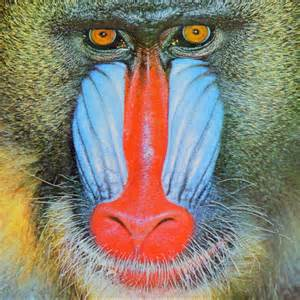
#> input picture hw1 - Mariam Machaidze/hw1/image1.jpg, 300 x 300 px
$ jupyter execute hw1.ipynb   (shell and % lines are left out)
#> lines starting #> are read from the running program, lines starting #| are printed output that depends on the picture
### hw1 - Mariam Machaidze/hw1/linalg.py
import numpy as np


def dot_product(a, b):
    """Implement dot product between the two vectors: a and b.

    (optional): While you can solve this using for loops, we recommend
    that you look up `np.dot()` online and use that instead.

    Args:
        a: numpy array of shape (x, n)
        b: numpy array of shape (n, x)

    Returns:
        out: numpy array of shape (x, x) (scalar if x = 1)
    """
    out = None
    ### YOUR CODE HERE
    # pass
    out = np.dot(a, b)
    ### END YOUR CODE
    return out


def complicated_matrix_function(M, a, b):
    """Implement (a * b) * (M * a.T).

    (optional): Use the `dot_product(a, b)` function you wrote above
    as a helper function.

    Args:
        M: numpy matrix of shape (x, n).
        a: numpy array of shape (1, n).
        b: numpy array of shape (n, 1).

    Returns:
        out: numpy matrix of shape (x, 1).
    """
    out = None
    ### YOUR CODE HERE
    # pass
    out = dot_product(dot_product(M, a.T), dot_product(a, b))
    ### END YOUR CODE

    return out


def eigen_decomp(M):
    """Implement eigenvalue decomposition.

    (optional): You might find the `np.linalg.eig` function useful.

    Args:
        matrix: numpy matrix of shape (m, m)

    Returns:
        w: numpy array of shape (m,) such that the column v[:,i] is the eigenvector corresponding to the eigenvalue w[i].
        v: Matrix where every column is an eigenvector.
    """
    w = None
    v = None
    ### YOUR CODE HERE
    # pass
    w, v = np.linalg.eig(M)
    ### END YOUR CODE
    return w, v


def euclidean_distance_native(u, v):
    """Computes the Euclidean distance between two vectors, represented as Python
    lists.

    Args:
        u (List[float]): A vector, represented as a list of floats.
        v (List[float]): A vector, represented as a list of floats.

    Returns:
        float: Euclidean distance between `u` and `v`.
    """
    # First, run some checks:
    assert isinstance(u, list)
    assert isinstance(v, list)
    assert len(u) == len(v)

    # Compute the distance!
    # Notes:
    #  1) Try breaking this problem down: first, we want to get
    #     the difference between corresponding elements in our
    #     input arrays. Then, we want to square these differences.
    #     Finally, we want to sum the squares and square root the
    #     sum.

    ### YOUR CODE HERE
    # pass
    import math

    sum = 0 # sum of all the squares

    for i in range(len(u)): # for loop to go over every element
        sum = sum + math.pow((u[i] - v[i]), 2) # summing up the differences squares

    ans = math.sqrt(sum) # taking the square root

    return ans
    ### END YOUR CODE


def euclidean_distance_numpy(u, v):
    """Computes the Euclidean distance between two vectors, represented as NumPy
    arrays.

    Args:
        u (np.ndarray): A vector, represented as a NumPy array.
        v (np.ndarray): A vector, represented as a NumPy array.

    Returns:
        float: Euclidean distance between `u` and `v`.
    """
    # First, run some checks:
    assert isinstance(u, np.ndarray)
    assert isinstance(v, np.ndarray)
    assert u.shape == v.shape

    # Compute the distance!
    # Note:
    #  1) You shouldn't need any loops
    #  2) Some functions you can Google that might be useful:
    #         np.sqrt(), np.sum()
    #  3) Try breaking this problem down: first, we want to get
    #     the difference between corresponding elements in our
    #     input arrays. Then, we want to square these differences.
    #     Finally, we want to sum the squares and square root the
    #     sum.

    ### YOUR CODE HERE
    # pass

    diff = u - v  # difference between arrays

    diff = np.power(diff, 2) # square the elements in the array

    sum = np.sum(diff) # sum the elements in the array

    ans = np.sqrt(sum) # take the square root from the sum

    return ans


    ### END YOUR CODE


def get_eigen_values_and_vectors(M, k):
    """Return top k eigenvalues and eigenvectors of matrix M. By top k
    here we mean the eigenvalues with the top ABSOLUTE values (lookup
    np.argsort for a hint on how to do so.)

    (optional): Use the `eigen_decomp(M)` function you wrote above
    as a helper function

    Args:
        M: numpy matrix of shape (m, m).
        k: number of eigen values and respective vectors to return.

    Returns:
        eigenvalues: list of length k containing the top k eigenvalues
        eigenvectors: list of length k containing the top k eigenvectors
            of shape (m,)
    """
    eigenvalues = []
    eigenvectors = []
    ### YOUR CODE HERE
    # pass
    eigenvalues, eigenvectors = eigen_decomp(M)
    eigenvalues = abs(eigenvalues) # take absodule eigenvalues

    indices = np.argsort(-eigenvalues) #s ort them to be descending
    indices = indices[:k] # take top k values

    eigenvalues = eigenvalues[indices] # get top k eigenvalues
    eigenvectors = eigenvectors[:, indices] # get top k eigenvectors
    ### END YOUR CODE
    return eigenvalues[:k], eigenvectors[:k]

### hw1 - Mariam Machaidze/hw1/imageManip.py
import math

import numpy as np
from PIL import Image
from skimage import color, io


def load(image_path):
    """Loads an image from a file path.

    HINT: Look up `skimage.io.imread()` function.

    Args:
        image_path: file path to the image.

    Returns:
        out: numpy array of shape(image_height, image_width, 3).
    """
    out = None

    ### YOUR CODE HERE
    # Use skimage io.imread
    # pass

    out = io.imread(image_path)


    ### END YOUR CODE

    # Let's convert the image to be between the correct range.
    out = out.astype(np.float64) / 255
    return out


def crop_image(image, start_row, start_col, num_rows, num_cols):
    """Crop an image based on the specified bounds.

    Args:
        image: numpy array of shape(image_height, image_width, 3).
        start_row (int): The starting row index we want to include in our cropped image.
        start_col (int): The starting column index we want to include in our cropped image.
        num_rows (int): Number of rows in our desired cropped image.
        num_cols (int): Number of columns in our desired cropped image.

    Returns:
        out: numpy array of shape(num_rows, num_cols, 3).
    """

    out = None

    ### YOUR CODE HERE
    # pass

    out = image[start_row:start_row+num_rows, start_col:start_col+num_cols]

    ### END YOUR CODE

    return out


def dim_image(image):
    """Change the value of every pixel by following

                        x_n = 0.5*x_p^2

    where x_n is the new value and x_p is the original value.

    Args:
        image: numpy array of shape(image_height, image_width, 3).

    Returns:
        out: numpy array of shape(image_height, image_width, 3).
    """

    out = None

    ### YOUR CODE HERE
    # pass

    out = image * image * 0.5

    ### END YOUR CODE

    return out


def resize_image(input_image, output_rows, output_cols):
    """Resize an image using the nearest neighbor method.

    Args:
        input_image (np.ndarray): RGB image stored as an array, with shape
            `(input_rows, input_cols, 3)`.
        output_rows (int): Number of rows in our desired output image.
        output_cols (int): Number of columns in our desired output image.

    Returns:
        np.ndarray: Resized image, with shape `(output_rows, output_cols, 3)`.
    """
    input_rows, input_cols, channels = input_image.shape
    assert channels == 3

    # 1. Create the resized output image
    output_image = np.zeros(shape=(output_rows, output_cols, 3))

    # 2. Populate the `output_image` array using values from `input_image`
    #    > This should require two nested for loops!

    ### YOUR CODE HERE
    # pass

    row_scale_factor = input_rows / output_rows
    col_scale_factor = input_cols / output_cols

    for i in range(output_rows):
        for j in range(output_cols):
            input_i = int(i * row_scale_factor)
            input_j = int(j * col_scale_factor)
            output_image[i, j, :] = input_image[input_i, input_j, :]

    ### END YOUR CODE

    # 3. Return the output image
    return output_image


def rotate2d(point, theta):
    """Rotate a 2D coordinate by some angle theta.

    Args:
        point (np.ndarray): A 1D NumPy array containing two values: an x and y coordinate.
        theta (float): An theta to rotate by, in radians.

    Returns:
        np.ndarray: A 1D NumPy array containing your rotated x and y values.
    """
    assert point.shape == (2,)
    assert isinstance(theta, float)

    # Reminder: np.cos() and np.sin() will be useful here!

    ## YOUR CODE HERE
    # pass

    new_x = (point[0] * np.cos(theta) - point[1] * np.sin(theta))
    new_y = (point[0] * np.sin(theta) + point[1] * np.cos(theta))

    new_point = np.array([new_x, new_y])

    return new_point

    ### END YOUR CODE


def rotate_image(input_image, theta):
    """Rotate an image by some angle theta.

    Args:
        input_image (np.ndarray): RGB image stored as an array, with shape
            `(input_rows, input_cols, 3)`.
        theta (float): Angle to rotate our image by, in radians.

    Returns:
        (np.ndarray): Rotated image, with the same shape as the input.
    """
    input_rows, input_cols, channels = input_image.shape
    assert channels == 3

    # 1. Create an output image with the same shape as the input
    output_image = np.zeros_like(input_image)

    ## YOUR CODE HERE
    # pass

    center_i = input_rows / 2
    center_j = input_cols / 2

    # print(center_i, center_j)

    for i in range(input_rows):
        for j in range(input_cols):
            input_i, input_j = rotate2d(np.array([i - center_i, j - center_j]), theta)
            input_i = input_i + center_i
            input_j = input_j + center_j
            # print(input_i, input_j)
            if input_i >= input_rows or input_i < 1 or input_j >= input_cols or input_j < 1:
                pass
            else:
                # print(input_i, input_j)
                output_image[i, j, :] = input_image[int(input_i), int(input_j), :]

    ### END YOUR CODE

    # 3. Return the output image
    return output_image

### hw1 - Mariam Machaidze/hw1/hw1.ipynb
# Computer Vision
# Constructor University
# Fall 2024
# Homework 1
In this homework, we will go through basic linear algebra, NumPy, and image manipulation using Python to get everyone on the same page for the prerequisite skills for this class.

One of the aims of this homework assignment is to get you to start getting comfortable searching for useful library functions online. So in many of the functions you will implement, you will have to look up helper functions.

[cell 1]
# Imports the print function from newer versions of python
from __future__ import print_function

# Setup

# The Random module implements pseudo-random number generators
import random

# Numpy is the main package for scientific computing with Python.
# This will be one of our most used libraries in this class
import numpy as np

# The Time library helps us time code runtimes
import time


# Imports all the methods in each of the files: linalg.py and imageManip.py
from linalg import *
from imageManip import *


# Matplotlib is a useful plotting library for python
import matplotlib.pyplot as plt
# This code is to make matplotlib figures appear inline in the
# notebook rather than in a new window.
plt.rcParams['figure.figsize'] = (10.0, 8.0) # set default size of plots
plt.rcParams['image.interpolation'] = 'nearest'
plt.rcParams['image.cmap'] = 'gray'


# Some more magic so that the notebook will reload external python modules;
# see http://stackoverflow.com/questions/1907993/autoreload-of-modules-in-ipython

# Question 1: Linear Algebra and NumPy Review
In this section, we will review linear algebra and learn how to use vectors and matrices in python using numpy. By the end of this section, you will have implemented all the required methods in `linalg.py`.

## Question 1.1 (5 points)
First, let's test whether you can define the following matrices and vectors using numpy. Look up `np.array()` for help. In the next code block, define $M$ as a $(4, 3)$ matrix, $a$ as a $(1, 3)$ row vector and $b$ as a $(3, 1)$ column vector:

$$M = \begin{bmatrix}
1 & 2 & 3 \\
4 & 5 & 6 \\
7 & 8 & 9 \\
10 & 11 & 12 \end{bmatrix}
$$

$$a = \begin{bmatrix}
1 & 1 & 0
\end{bmatrix}
$$

$$b = \begin{bmatrix}
-1 \\ 2 \\ 5
\end{bmatrix}
$$

[cell 2]
### YOUR CODE HERE
# pass

M = np.array([[1, 2, 3],
              [4, 5, 6],
              [7, 8, 9],
              [10, 11, 12]])

a = np.array([[1, 1, 0]])

b = np.array([[-1],
              [2],
              [5]])

### END CODE HERE
print("M = \n", M)
print("The size of M is: ", M.shape)
print()
print("a = ", a)
print("The size of a is: ", a.shape)
print()
print("b = ", b)
print("The size of b is: ", b.shape)

## Question 1.2 (5 points)
Implement the `dot_product()` method in `linalg.py` and check that it returns the correct answer for $a^Tb$.

[cell 3]
# Now, let's test out this dot product. Your answer should be [[1]].
aDotB = dot_product(a, b)
print(aDotB)

print("The size is: ", aDotB.shape)

## Question 1.3 (5 points)
Implement the `complicated_matrix_function()` method in `linalg.py` and use it to compute $(ab)Ma^T$

IMPORTANT NOTE: The `complicated_matrix_function()` method expects all inputs to be two dimensional numpy arrays, as opposed to 1-D arrays.  This is an important distinction, because 2-D arrays can be transposed, while 1-D arrays cannot.

To transpose a 2-D array, you can use the syntax `array.T`

[cell 4]
# Your answer should be $[[3], [9], [15], [21]]$ of shape(4, 1).
ans = complicated_matrix_function(M, a, b)
print(ans)
print()
print("The size is: ", ans.shape)

[cell 5]
M_2 = np.array(range(4)).reshape((2,2))
a_2 = np.array([[1,1]])
b_2 = np.array([[10, 10]]).T
print(M_2.shape)
print(a_2.shape)
print(b_2.shape)
print()

# Your answer should be $[[20], [100]]$ of shape(2, 1).
ans = complicated_matrix_function(M_2, a_2, b_2)
print(ans)
print()
print("The size is: ", ans.shape)

## Question 1.4 (10 points)
Implement `eigen_decomp()` and `get_eigen_values_and_vectors()` methods. In this method, perform eigenvalue decomposition on the following matrix and return the largest k eigen values and corresponding eigen vectors (k is specified in the method calls below).

$$M = \begin{bmatrix}
1 & 2 & 3 \\
4 & 5 & 6 \\
7 & 8 & 9 \end{bmatrix}
$$

[cell 6]
# Let's define M.
M = np.array([[1,2,3],[4,5,6],[7,8,9]])

# Now let's grab the first eigenvalue and first eigenvector.
# You should get back a single eigenvalue and a single eigenvector.
val, vec = get_eigen_values_and_vectors(M[:,:3], 1)
print("First eigenvalue =", val[0])
print()
print("First eigenvector =", vec[0])
print()
assert len(vec) == 1

# Now, let's get the first two eigenvalues and eigenvectors.
# You should get back a list of two eigenvalues and a list of two eigenvector arrays.
val, vec = get_eigen_values_and_vectors(M[:,:3], 2)
print("Eigenvalues =", val)
print()
print("Eigenvectors =", vec)
assert len(vec) == 2

## Question 1.5 (10 points)

To wrap up our overview of NumPy, let's implement something fun &mdash; a helper function for computing the Euclidean distance between two $n$-dimensional points!

In the 2-dimensional case, computing the Euclidean distance reduces to solving the Pythagorean theorem $c = \sqrt{a^2 + b^2}$:

...where, given two points $(x_1, y_1)$ and $(x_2, y_2)$, $a = x_1 - x_2$ and $b = y_1 - y_2$.

More generally, given two $n$-dimensional vectors, the Euclidean distance can be computed by:

1. Performing an elementwise subtraction between the two vectors, to get $n$ difference values.
2. Squaring each of the $n$ difference values, and summing the squares.
4. Taking the square root of our sum.

Alternatively, the Euclidean distance between length-$n$ vectors $u$ and $v$ can be written as:

$$
\quad\textbf{distance}(u, v) = \sqrt{\sum_{i=1}^n (u_i - v_i)^2}
$$

Try implementing this function: first using native Python with a `for` loop in the `euclidean_distance_native()` function, then in NumPy **without any loops** in the `euclidean_distance_numpy()` function.
We've added some `assert`  statements here to help you check functionality (if it prints nothing, then your implementation is correct)!

[cell 7]
## Testing native Python function
assert euclidean_distance_native([7.0], [6.0]) == 1.0
assert euclidean_distance_native([7.0, 0.0], [3.0, 3.0]) == 5.0
assert euclidean_distance_native([7.0, 0.0, 0.0], [3.0, 0.0, 3.0]) == 5.0

[cell 8]
## Testing NumPy function

assert euclidean_distance_numpy(
    np.array([7.0]),
    np.array([6.0])
) == 1.0
assert euclidean_distance_numpy(
    np.array([7.0, 0.0]),
    np.array([3.0, 3.0])
) == 5.0
assert euclidean_distance_numpy(
    np.array([7.0, 0.0, 0.0]),
    np.array([3.0, 0.0, 3.0])
) == 5.0

Next, let's take a look at how these two implementations compare in terms of runtime:

[cell 9]
n = 1000

# Create some length-n lists and/or n-dimensional arrays
a = [0.0] * n
b = [10.0] * n
a_array = np.array(a)
b_array = np.array(b)

# Compute runtime for native implementation
start_time = time.time()
for i in range(10000):
    euclidean_distance_native(a, b)
print("Native:", (time.time() - start_time), "seconds")

# Compute runtime for numpy implementation
# Start by grabbing the current time in seconds
start_time = time.time()
for i in range(10000):
    euclidean_distance_numpy(a_array, b_array)
print("NumPy:", (time.time() - start_time), "seconds")

As you can see, doing vectorized calculations (i.e. no for loops) with NumPy results in significantly faster computations!

# Part 2: Image Manipulation

Now that you are familiar with using matrices and vectors. Let's load some images and treat them as matrices and do some operations on them. By the end of this section, you will have implemented all the methods in `imageManip.py`

[cell 10]
# Run this code to set the locations of the images we will be using.
# You can change these paths to point to your own images if you want to try them out for fun.

image1_path = './image1.jpg'
image2_path = './image2.jpg'

def display(img):
    # Show image
    plt.figure(figsize = (5,5))
    plt.imshow(img)
    plt.axis('off')
    plt.show()

## Question 2.1 (5 points)
Implement the load method in imageManip.py and read the display method below. We will use these two methods through the rest of the notebook to visualize our work.

[cell 11]
image1 = load(image1_path)
#> in load, out is the input picture: shape (300, 300, 3); mean R, G, B 137.8, 129.1, 113.5

display(image1)

## Question 2.2 (5 points)
One of the most common operations we perform when working with images is rectangular **cropping**, or the action of removing unwanted outer areas of an image.

Take a look at this code we've written to crop out everything but the eyes of our baboon from above:

[cell 12]
display(image1[10:60, 70:230, :])
#> in display (call 2), `plt.show()`:
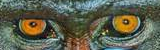
#> shown: shape (50, 160, 3) float64; mean R, G, B 0.366, 0.382, 0.31

Implement the `crop_image()` method by taking in the starting row index, starting column index, number of rows, and number of columns, and outputting the cropped image.

Then, in the cell below, see if you can pull out a 100x100 square from each corner of the original `image1`: the top left, top right, bottom left, and bottom right.

[cell 13]
r, c = image1.shape[0], image1.shape[1]

top_left_corner = crop_image(image1, 0, 0, 100, 100)
#> in crop_image, `out = image[start_row:start_row+num_rows, start_col:start_col+num_cols]`:
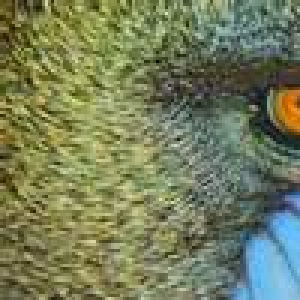
#> out: shape (100, 100, 3) float64 (shown 3 times larger); mean R, G, B 0.458, 0.493, 0.358
top_right_corner = crop_image(image1, 0, c-100, 100, 100)
#> call 2 of crop_image, with start_row = 0, start_col = 200, num_rows = 100, num_cols = 100
#> in crop_image (call 2), `out = image[start_row:start_row+num_rows, start_col:start_col+num_cols]`:
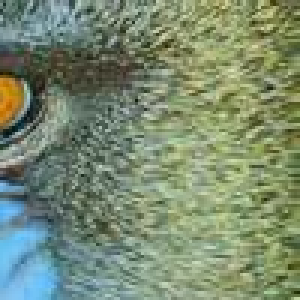
#> out: shape (100, 100, 3) float64 (shown 3 times larger); mean R, G, B 0.479, 0.545, 0.443
bottom_left_corner = crop_image(image1, r-100, 0, 100, 100)
#> call 3 of crop_image, with start_row = 200, start_col = 0, num_rows = 100, num_cols = 100
#> in crop_image (call 3), `out = image[start_row:start_row+num_rows, start_col:start_col+num_cols]`:
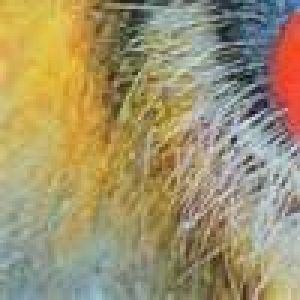
#> out: shape (100, 100, 3) float64 (shown 3 times larger); mean R, G, B 0.627, 0.576, 0.427
bottom_right_corner = crop_image(image1, r-100, c-100, 100, 100)
#> call 4 of crop_image, with start_row = 200, start_col = 200, num_rows = 100, num_cols = 100
#> in crop_image (call 4), `out = image[start_row:start_row+num_rows, start_col:start_col+num_cols]`:
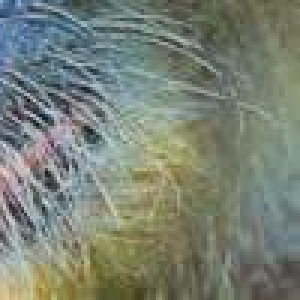
#> out: shape (100, 100, 3) float64 (shown 3 times larger); mean R, G, B 0.477, 0.508, 0.46

display(top_left_corner)
display(top_right_corner)
display(bottom_left_corner)
display(bottom_right_corner)

## Question 2.3 (10 points)
Implement the `dim_image()` method by converting images according to  $x_n = 0.5*x_p^2$ for every pixel, where $x_n$ is the new value and $x_p$ is the original value.

Note: Since all the pixel values of the image are in the range $[0, 1]$, the above formula will result in reducing these pixels values and therefore make the image dimmer.

[cell 14]
new_image = dim_image(image1)
#> in dim_image, `out = image * image * 0.5`:
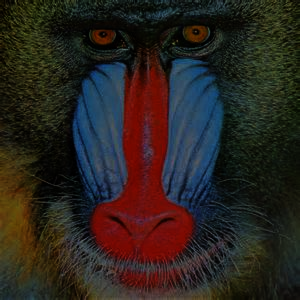
#> out: shape (300, 300, 3) float64; mean R, G, B 0.168, 0.142, 0.125
display(new_image)

## Question 2.4 (10 points)
Let's try another commonly used operation: image resizing!

At a high level, image resizing should go something like this:

1. We create an (initially empty) output array of the desired size, `output_image`
2. We iterate over each pixel position `(i,j)` in the output image
    - For each output pixel, we compute a corresponding input pixel `(input_i, input_j)`
    - We assign `output_image[i, j, :]` to `input_image[input_i, input_j, :]`
3. We return the resized output image

We want `input_i` and `input_j` to increase proportionally with `i` and `j` respectively:

- `input_i` can be computed as `int(i * row_scale_factor)`
- `input_j` can be computed as `int(j * col_scale_factor)`

...where `int()` is a Python operation takes a float and rounds it down to the nearest integer, and `row_scale_factor` and `col_scale_factor` are constants computed from the image input/output sizes.

Try to figure out what `row_scale_factor` and `col_scale_factor` should be, then implement this algorithm in the `resize_image()` method! Then, run the cells below to test out your image resizing algorithm!

When you downsize the baboon to 16x16, you should expect an output that looks something like this:

When you stretch it horizontally to 50x400, you should get:

[cell 15]
display(resize_image(image1, 16, 16))
#> in display (call 8), `plt.show()`:
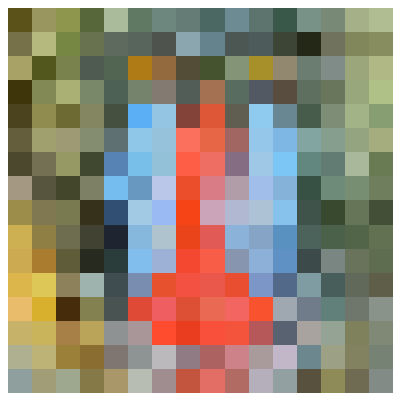
#> figure drawn by matplotlib, 1 panel

[cell 16]
display(resize_image(image1, 50, 400))
#> (the rest of the program and of its run is left out)
